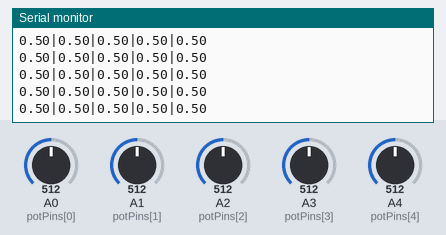
A sketch run on a simulated Arduino Uno, built with avr-gcc and run on an emulated ATmega328P. On the bench: the last lines printed to the serial monitor. The test bench sets the inputs (shaded band); at power-on: A0 (potPins[0]) = 512, A1 (potPins[1]) = 512, A2 (potPins[2]) = 512, A3 (potPins[3]) = 512, A4 (potPins[4]) = 512.

Above: at 1.2 s.
1.3 s: A0 (potPins[0]) set to 716
At 1.34 s:
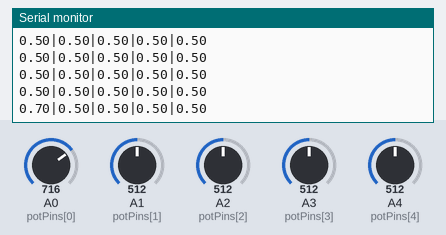
2.8 s: A1 (potPins[1]) set to 716
At 2.87 s:
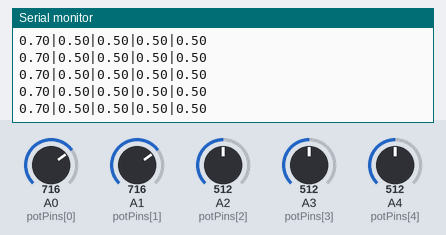
4.3 s: A2 (potPins[2]) set to 716
At 4.31 s:
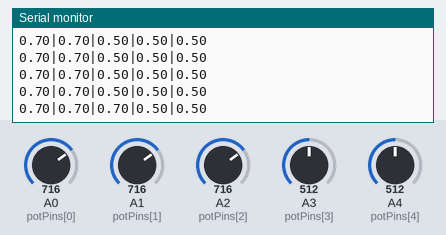
5.8 s: A3 (potPins[3]) set to 716
At 5.85 s:
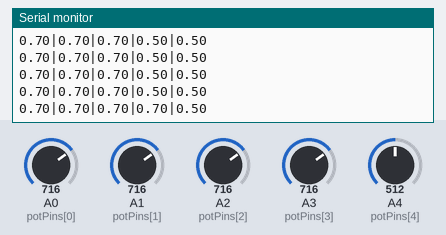
7.3 s: A4 (potPins[4]) set to 716
At 7.38 s:
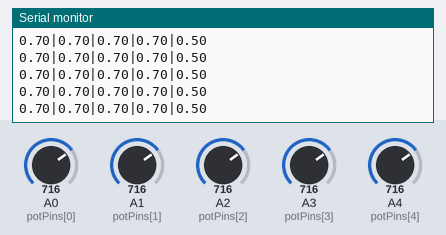
8.8 s: A0 (potPins[0]) set to 992
At 8.82 s:
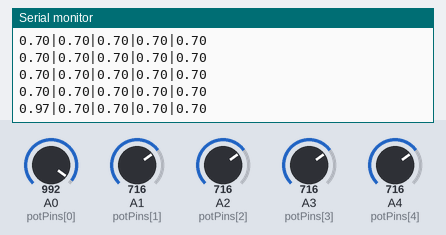
Timing chart, 0 to 11.8 s (numbered marks = the images above; inputs shaded):
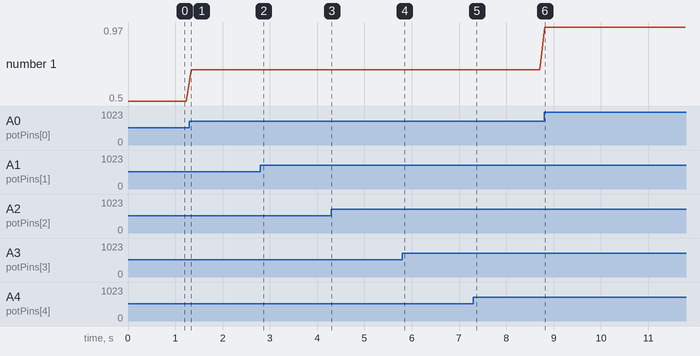

The sketch:

main.ino
```cpp
// Fill with the numbers for all the pins that read a potentiometer
int potPins[] = {A0, A1, A2, A3, A4};
int potCnt;

// Choose the BAUD rate for the serial connection (Recomended: 9600)
int baudRate = 9600;

void setup() {
  Serial.begin(baudRate);
  potCnt = sizeof(potPins)/sizeof(potPins[0]);
}

void loop() {
  if (sizeof(potPins) > 0){
    for(int i = 0; i < potCnt; i++){
      float sensorValue = (float)analogRead(potPins[i]);
      float out = sensorValue/1023.0;
      Serial.print(out);
      if (i < potCnt - 1){
        Serial.print("|");
      }
    }
  }
  Serial.println();

  delay(100);
}
```

Measured:
- after the input at 1.3 s, the serial monitor: prints a new line at once (image 1)
- after the input at 4.3 s, the serial monitor: prints a new line at once (image 3)
- after the input at 5.8 s, the serial monitor: prints a new line at once (image 4)
- after the input at 8.8 s, the serial monitor: prints a new line at once (image 6)
- plotted number 1: 0.5 → 0.7 after the input at 1.3 s, 0.7 → 0.97 after the input at 8.8 s
